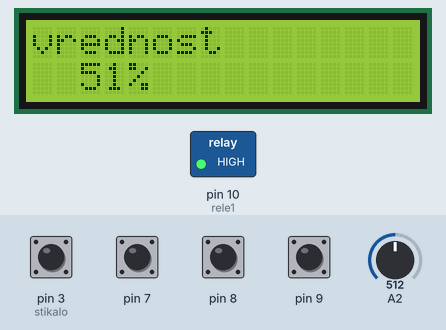
The sketch below on a simulated Arduino Uno, built with avr-gcc and run on an emulated ATmega328P. On the bench: 16×2 character LCD, switched loads named in the sketch (green lamp = pin HIGH). The inputs (shaded band) are chosen by the test bench; at power-on: pin 3 (stikalo), pin 7–9 HIGH, A2 = 512.

Above: at 1.2 s.
1.3 s: pin 3 (stikalo) pulled LOW for 0.15 s
At 1.59 s:
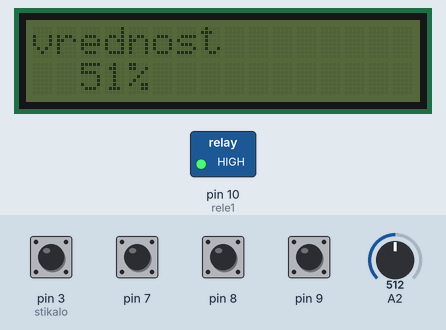
2.0 s: pin 3 (stikalo) pulled LOW for 1 s
At 2.63 s:
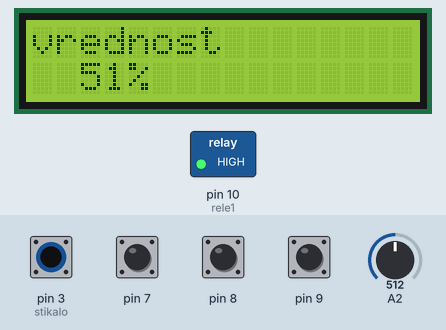
3.6 s: A2 set to 491
At 4.25 s:
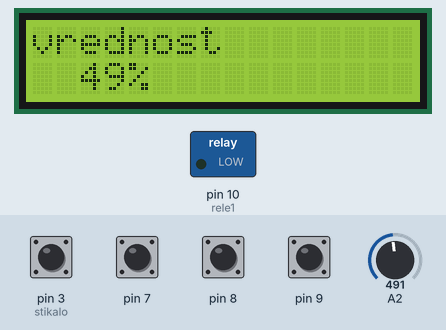
5.9 s: A2 set to 105
At 6.23 s:
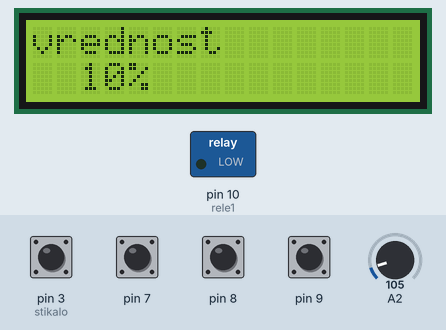
8.9 s: A2 set to 90
At 9.58 s:
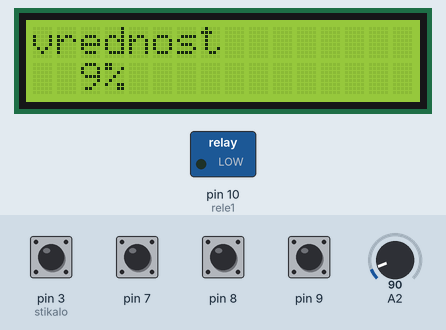
10.5 s: pin 3 (stikalo) pulled LOW for 0.15 s
At 11.08 s:
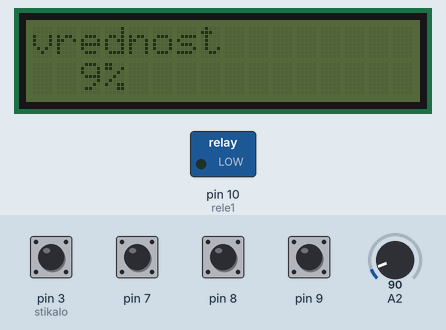
Timing chart, 0 to 12.2 s (numbered marks = the images above; inputs shaded):
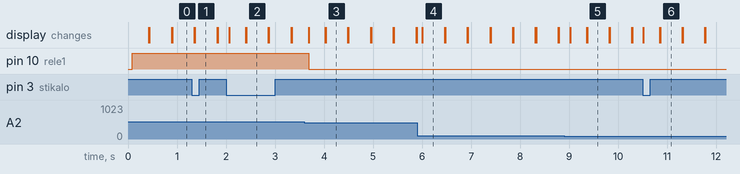

The sketch:

sketch_may14a.ino
```cpp
// This example shows various featues of the library for LCD with 16 chars and 2 lines.

#include <Arduino.h>
#include <Wire.h>
#include <LiquidCrystal_PCF8574.h>

LiquidCrystal_PCF8574 lcd(0x27);  // set the LCD address to 0x27 for a 16 chars and 2 line display

byte dotOff[] = { 0b00000, 0b01110, 0b10001, 0b10001,
                  0b10001, 0b01110, 0b00000, 0b00000 };
byte dotOn[] = { 0b00000, 0b01110, 0b11111, 0b11111,
                 0b11111, 0b01110, 0b00000, 0b00000 };

bool stanje = 1;    //stanje zaslona osvetljen/zatemnjen
bool zastavica = 1; //zastavica
short stikalo = 3;  //pin stikalo za menjavo stanja
short rele1 = 10;   //pin za izhod na rele
int osvezevanje;    //osvezevanje zaslona [mS]
int mejnaVrednost = 50; //kdaj se priključi rele

void setup() {

  Serial.begin(115200);
  Wire.begin();
  Wire.beginTransmission(0x27);
  int error = Wire.endTransmission();

  if (error == 0) {
    lcd.begin(16, 2);  // initialize the lcd

    lcd.createChar(1, dotOff);
    lcd.createChar(2, dotOn);
  }
  pinMode(A2, INPUT);
  pinMode(stikalo, INPUT_PULLUP);
  pinMode(rele1, OUTPUT);

  pinMode(9, INPUT_PULLUP);
  pinMode(8, INPUT_PULLUP);
  pinMode(7, INPUT_PULLUP);

  osvezevanje = 100;
  if (digitalRead(9) == LOW){osvezevanje = 1000;}
  if (digitalRead(8) == LOW){osvezevanje = 500;}
  if (digitalRead(7) == LOW){osvezevanje = 75;}
}


/*
void loop() {
  if (show == 0) {
    lcd.setBacklight(255);
    lcd.home();
    lcd.clear();
    lcd.print("Hello LCD");
    delay(1000);

    lcd.setBacklight(0);
    delay(400);
    lcd.setBacklight(255);

  } else if (show == 1) {
    lcd.clear();
    lcd.print("Cursor On");
    lcd.cursor();

  } else if (show == 2) {
    lcd.clear();
    lcd.print("Cursor Blink");
    lcd.blink();

  } else if (show == 3) {
    lcd.clear();
    lcd.print("Cursor OFF");
    lcd.noBlink();
    lcd.noCursor();

  } else if (show == 4) {
    lcd.clear();
    lcd.print("Display Off");
    lcd.noDisplay();

  } else if (show == 5) {
    lcd.clear();
    lcd.print("Display On");
    lcd.display();

  } else if (show == 7) {
    lcd.clear();
    lcd.setCursor(0, 0);
    lcd.print("*** first line.");
    lcd.setCursor(0, 1);
    lcd.print("*** second line.");

  } else if (show == 8) {
    lcd.scrollDisplayLeft();
  } else if (show == 9) {
    lcd.scrollDisplayLeft();
  } else if (show == 10) {
    lcd.scrollDisplayLeft();
  } else if (show == 11) {
    lcd.scrollDisplayRight();

  } else if (show == 12) {
    lcd.clear();
    lcd.print("write-");

  } else if (show == 13) {
    lcd.clear();
    lcd.print("custom 1:<\01>");
    lcd.setCursor(0, 1);
    lcd.print("custom 2:<\02>");

  } else {
    lcd.print(show - 13);
  }  // if

  delay(1400);
  show = (show + 1) % 16;
}  // loop()
*/
void loop(){
  if (digitalRead(stikalo) == LOW && zastavica == 1){
    stanje = !stanje;
    zastavica = 0;
  }

  int meri = analogRead(A2);
  lcd.setBacklight(stanje);
  lcd.setCursor(0, 0);
  lcd.print("vrednost");

  lcd.setCursor(2, 1);
  if (meri > 1000){
    meri = 1000;
    }
  meri /= 10;
  lcd.print(meri);
  lcd.print("%");

  if (meri >= mejnaVrednost){
    digitalWrite(rele1, HIGH);
  }
  else {digitalWrite(rele1, LOW);}

  delay(osvezevanje);  //zakasnitev za izostrenje stevilk
  lcd.clear();

  if (digitalRead(stikalo) == HIGH && zastavica == 0){ //zastavica
    zastavica = 1;
  }

}
```

Measured:
- the behaviour switches between 500 and 499 on A2 (found by bisection; images 2 and 3)
- after the input at 1.3 s, the display: first differs from a run without the input after 0.07 s (image 1)
- after the input at 2.0 s, the display: changes after 0.06 s (image 2)
- after the input at 3.6 s, pin 10 (rele1): HIGH → LOW after 0.09 s; the display: changes after 0.09 s (image 3)
- after the input at 8.9 s, the display: changes after 0.12 s (image 5)
- after the input at 10.5 s, the display: changes at once (image 6)
- what the display in image 2 shows lasts 0.5 s, from 2.4 s to 2.9 s
